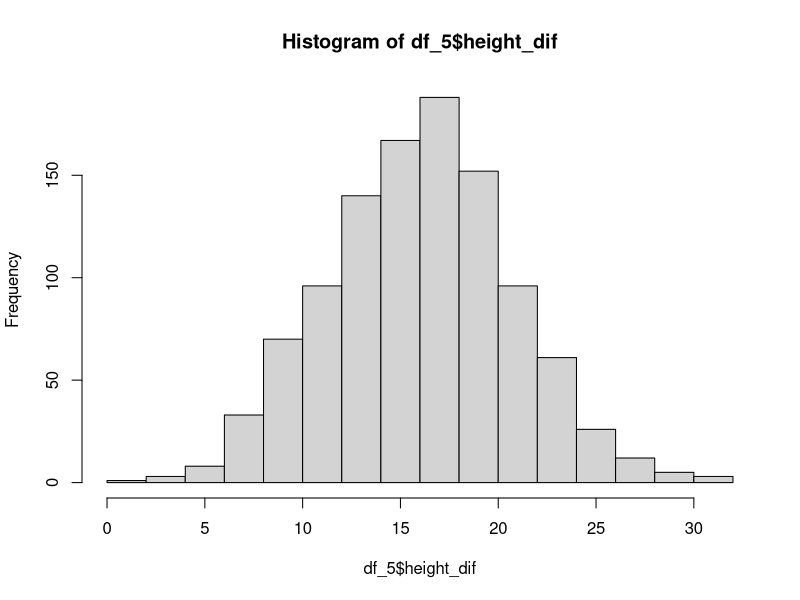
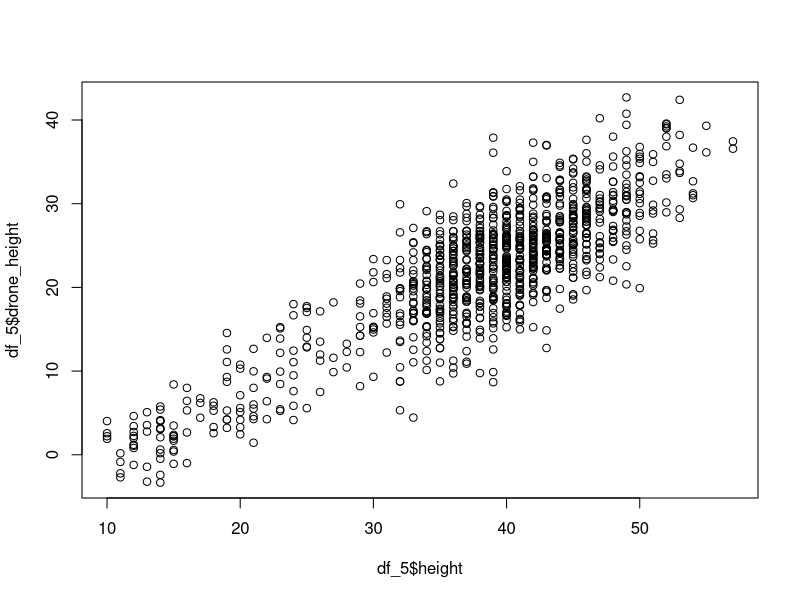
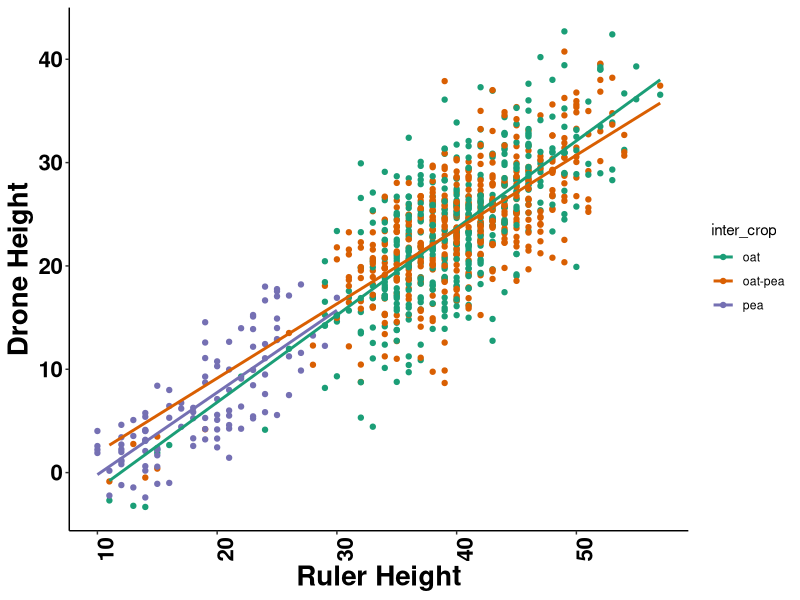

The R script that drew these images, in order:

library(tidyverse)
library(readr)
library(readxl)

## T3 plot-subplot data
Cornell_WinterOatPeaIntercrop_2024_Ithaca <- read_csv("data/Cornell_WinterOatPeaIntercrop_2024_Ithaca.csv")

colnames(Cornell_WinterOatPeaIntercrop_2024_Ithaca)

## QGIS plot boundary id
plot_number_to_plot_boundary <- read_csv("output/plot_number_to_plot_boundary.csv")


### metadata #inter_crop
Cornell_WinterOatPeaIntercrop_2024_Ithaca_plot_meta <- read_excel("data/Cornell_WinterOatPeaIntercrop_2024_Ithaca_plot_meta.xlsx")

meta <- Cornell_WinterOatPeaIntercrop_2024_Ithaca_plot_meta %>% 
  mutate(plotNumber = as.numeric(str_sub(plot_name,48,-1))) %>% 
  select(plotNumber, inter_crop, crop, source, pea_accession)


###QGIS height output
X5_12_24_subplot_height <- read_csv("data/5-12-24_subplot_height.csv")

height_ExG01_5_12_12 <- read_excel("data/height_ExG01_5-12-12.xlsx") # doesnt work that well

### drone flight Julian day 132

####
df1 <- Cornell_WinterOatPeaIntercrop_2024_Ithaca %>% 
  select("germplasmName","plotNumber","observationLevel","observationUnitName","Pea plant height - cm|day 134|COMP:0000062","Plant height - cm|day 134|COMP:0000054") %>% 
  filter(observationLevel == "subplot") %>% 
  mutate(subplot = str_sub(observationUnitName,-1)) %>% 
  mutate(plot_subplot = (str_c(plotNumber,"_",subplot))) %>% 
  left_join(meta, by = join_by(plotNumber == plotNumber))


df2 <- plot_number_to_plot_boundary %>% 
  filter(plot_number < 500) %>%  # remove guard plots, they are 900's
  mutate(plot_subplot = str_c(plot_number,"_",subplot)) %>% 
  mutate(prow_pcol_grow_gcol = str_c(prow,"_",pcol,"_",grow,"_",gcol))


df3<-left_join(df1,df2, by = join_by(plot_subplot)) %>% 
  mutate(height = pmax(`Pea plant height - cm|day 134|COMP:0000062`,`Plant height - cm|day 134|COMP:0000054`))

####
df4 <- X5_12_24_subplot_height %>% 
  mutate(prow_pcol_grow_gcol = str_c(prow,"_",pcol,"_",grow,"_",gcol)) %>% 
  select(prow_pcol_grow_gcol,`5-12-24_mean`)

 

df_5 <- left_join(df3,df4, by= join_by(prow_pcol_grow_gcol)) %>% 
  select(height,`5-12-24_mean`,"germplasmName",inter_crop,crop) %>% 
  mutate(drone_height = `5-12-24_mean` * 100) %>% 
  filter(height < 100) %>% 
  mutate(height_dif = height - drone_height) %>% 
  filter(crop != "Barley")


  
hist(df_5$height_dif)


plot(df_5$height,df_5$drone_height)


####
df_5 %>% 
ggplot(aes(height,drone_height,color=inter_crop))+
  geom_point() +
  geom_smooth(se = FALSE, method = lm)+
  xlab("Ruler Height")+
  ylab("Drone Height")+
  scale_color_brewer(palette="Dark2")+
  theme_classic()+
  theme(axis.text.x=element_text(angle = 90, hjust = 1))+
  theme(axis.text=element_text(size=20), axis.title=element_text(size=20,face="bold"))+
  theme(axis.text.x = element_text(face = "bold", color = "black", size = 16))+
  theme(axis.text.y = element_text(face = "bold", color = "black", size = 16))



lm <- lm(height ~ (drone_height),
           data = df_5)

summary(lm)


